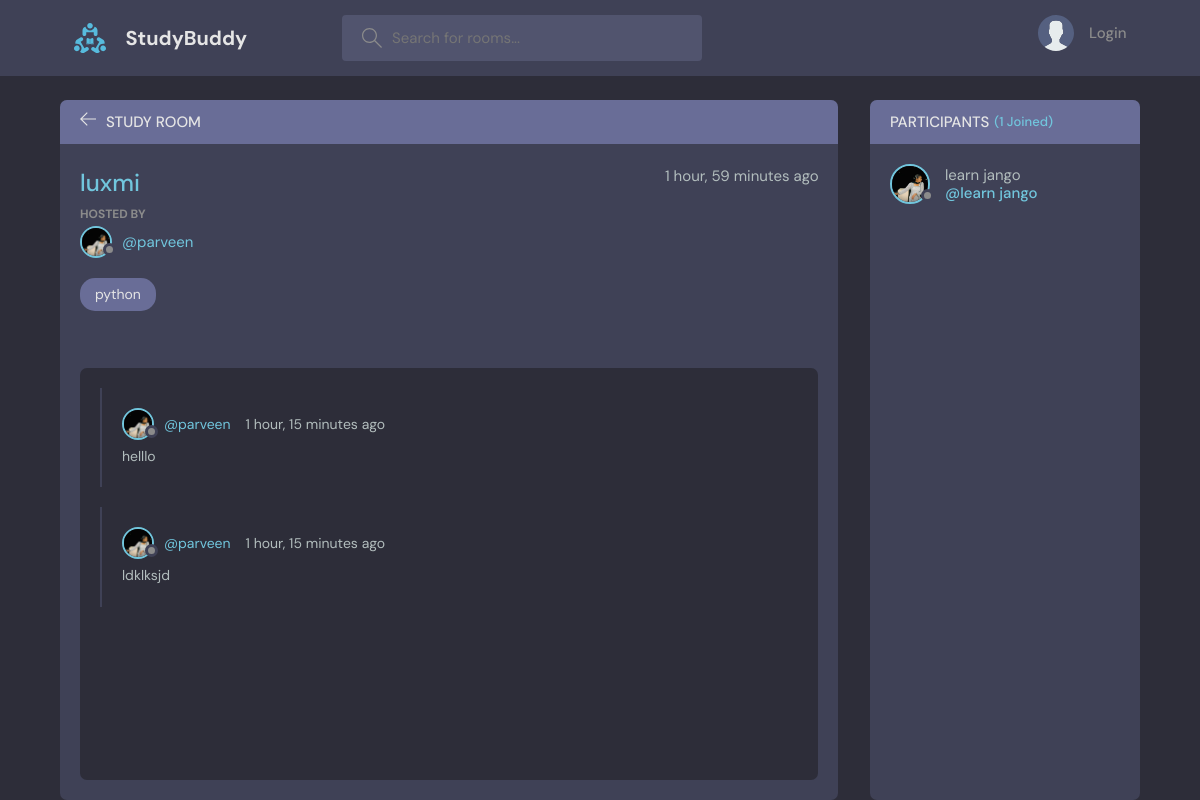
The page /room/1/ on the database its author committed.
### base/models.py (models this page shows, shortened)
class Room(models.Model):
    host=models.ForeignKey(User, on_delete=models.SET_NULL, null=True )
    name = models.CharField(max_length=100)
    topic=models.ForeignKey(Topic, on_delete=models.CASCADE, null=True)
    participants=models.ManyToManyField(User, related_name='participants', blank=True)
    description = models.TextField(max_length=250)
    created_at = models.DateTimeField(auto_now_add=True)
    updated_at = models.DateTimeField(auto_now=True)
    class Meta:
        ordering = ['-created_at', 'updated_at']

class User(AbstractUser):
      name = models.CharField(max_length=200, null=True)
      email = models.EmailField(unique=True, null=True)
      bio =models.TextField(max_length=250, null=True)
      avatar = models.ImageField(null=True, default="avatar.svg")
      USERNAME_FIELD='email'
      REQUIRED_FIELDS = ['username']

class Topic(models.Model):
    name = models.CharField(max_length=100)

class Message(models.Model):
    user= models.ForeignKey(User, on_delete=models.SET_NULL, null=True)
    room = models.ForeignKey(Room, on_delete=models.CASCADE, null=True)
    body=models.TextField()
    created_at = models.DateTimeField(auto_now_add=True, null=True)
    class Meta:
        ordering = ['-created_at']

### base/views.py (the view, shortened to what this page needs)
# urls.py: path('room/', views.room),
def room(request, pk):
    room = Room.objects.get(id=pk)
    room_message= room.message_set.all().order_by('-created_at')
    participants= room.participants.all()
    context = {'room':room, 'room_message':room_message, 'participants':participants}
    return render(request, 'base/room.html', context)

### base/templates/base/room.html (shortened to what this page needs)
{% extends 'main.html' %}
{% block content %}
    <main class="profile-page layout layout--2">
      <div class="container">
        <div class="room">
          <div class="room__top">
            <div class="room__topLeft">
              <a href="{% url 'home' %}">
                <svg version="1.1" xmlns="http://www.w3.org/2000/svg" width="32" height="32" viewBox="0 0 32 32">
                  <title>arrow-left</title>
                  <path
                    d="M13.723 2.286l-13.723 13.714 13.719 13.714 1.616-1.611-10.96-10.96h27.625v-2.286h-27.625l10.965-10.965-1.616-1.607z"
                  ></path>
                </svg>
              </a>
              <h3>Study Room</h3>
            </div>
          </div>
          <div class="room__box scroll">
            <div class="room__header scroll">
              <div class="room__info">
                <h3>{{room.name}}</h3>
                <span>{{room.created_at | timesince}} ago</span>
              </div>
              <div class="room__hosted">
                <p>Hosted By</p>
                <a href="{% url 'user-profile' room.host.id %}" class="room__author">
                  <div class="avatar avatar--small">
                    <img src="{{room.host.avatar.url}}" />
                  </div>
                  <span>@{{room.host.username}}</span>
                </a>
              </div>
              <span class="room__topics">{{room.topic.name}}</span>
            </div>
            <div class="room__conversation">
              <div class="threads scroll">
                {% for message in room_message %}
                <div class="thread">
                  <div class="thread__top">
                    <div class="thread__author">
                      <a href="#" class="thread__authorInfo">
                        <div class="avatar avatar--small">
                          <img src="{{message.user.avatar.url}}" />
                        </div>
                        <span>@{{message.user.username}}</span>
                      </a>
                      <span class="thread__date">{{message.created_at | timesince}} ago</span>
                    </div>
                  </div>
                  <div class="thread__details">
                    {{message.body}}
                  </div>
                </div>
                {% endfor %}
              </div>
            </div>
          </div>
        </div>
        <div class="participants">
          <h3 class="participants__top">Participants <span>({{participants.all.count}} Joined)</span></h3>
          <div class="participants__list scroll">
            {% for user in participants %}
            <a href="{% url 'user-profile' user.id %}" class="participant">
              <div class="avatar avatar--medium">
                <img src="{{user.avatar.url}}" alt="" />
              </div>
              <p>
                {{user.name}}
                <span>@{{user.name}}</span>
              </p>
            </a>
            {% endfor %}
          </div>
        </div>
      </div>
    </main>
{% endblock %}

### rows shown on the page
Room: name "luxmi", created_at "1 hour, 59 minutes", host.avatar (picture), host.username "parveen", topic.name "python"
Message: user.avatar (picture), user.username "parveen", created_at "1 hour, 15 minutes", body "helllo"
Message: user.avatar (picture), user.username "parveen", created_at "1 hour, 15 minutes", body "ldklksjd"
User: avatar (picture), name "learn jango"

### other values the page prints
{{ participants.all.count }} "1"
